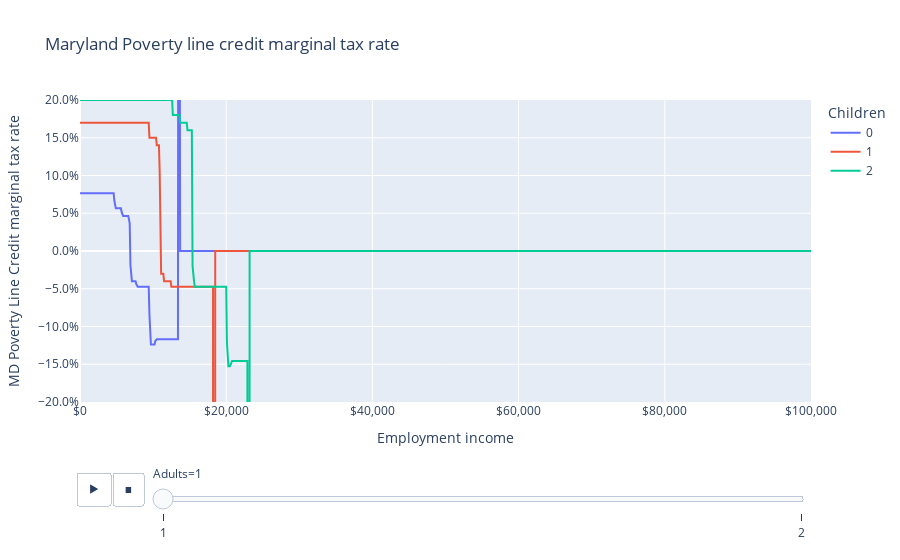

The cell this chart's notebook holds for it:
### Markdown cell above
The Maryland Poverty Line Credit phases in at 5% of earnings, then phases out in a stepped way that produces many small cliffs (infinite marginal tax rates).

### Code cell
fig = px.line(
    df,
    "employment_income",
    "plc_mtr",
    color="children",
    animation_frame="adults",
    labels=LABELS,
    title="Maryland Poverty line credit marginal tax rate",
)
fig.update_layout(
    xaxis_tickformat="$,", yaxis_tickformat=".1%", yaxis_range=[-0.2, 0.2]
)
fig.show()

### Figure 1 — Plotly figure (JSON) as saved in the notebook; plotly's stock layout.template omitted (floating-point values rounded to 4 significant figures; data arrays with more than 128 entries replaced by an {"elided": "..."} marker saying what was removed)
{"data": [{"hovertemplate": "Children=0<br>Adults=1<br>Employment income=%{x}<br>MD Poverty Line Credit marginal tax rate=%{y}<extra></extra>", "legendgroup": "0", "line": {"color": "#636efa", "dash": "solid"}, "marker": {"symbol": "circle"}, "mode": "lines", "name": "0", "orientation": "v", "showlegend": true, "type": "scatter", "x": {"elided": "1001 int values"}, "xaxis": "x", "y": {"elided": "1001 float values"}, "yaxis": "y"}, {"hovertemplate": "Children=1<br>Adults=1<br>Employment income=%{x}<br>MD Poverty Line Credit marginal tax rate=%{y}<extra></extra>", "legendgroup": "1", "line": {"color": "#EF553B", "dash": "solid"}, "marker": {"symbol": "circle"}, "mode": "lines", "name": "1", "orientation": "v", "showlegend": true, "type": "scatter", "x": {"elided": "1001 int values"}, "xaxis": "x", "y": {"elided": "1001 float values"}, "yaxis": "y"}, {"hovertemplate": "Children=2<br>Adults=1<br>Employment income=%{x}<br>MD Poverty Line Credit marginal tax rate=%{y}<extra></extra>", "legendgroup": "2", "line": {"color": "#00cc96", "dash": "solid"}, "marker": {"symbol": "circle"}, "mode": "lines", "name": "2", "orientation": "v", "showlegend": true, "type": "scatter", "x": {"elided": "1001 int values"}, "xaxis": "x", "y": {"elided": "1001 float values"}, "yaxis": "y"}], "layout": {"legend": {"title": {"text": "Children"}, "tracegroupgap": 0}, "sliders": [{"active": 0, "currentvalue": {"prefix": "Adults="}, "len": 0.9, "pad": {"b": 10, "t": 60}, "steps": [{"args": [["1"], {"frame": {"duration": 0, "redraw": false}, "fromcurrent": true, "mode": "immediate", "transition": {"duration": 0, "easing": "linear"}}], "label": "1", "method": "animate"}, {"args": [["2"], {"frame": {"duration": 0, "redraw": false}, "fromcurrent": true, "mode": "immediate", "transition": {"duration": 0, "easing": "linear"}}], "label": "2", "method": "animate"}], "x": 0.1, "xanchor": "left", "y": 0, "yanchor": "top"}], "title": {"text": "Maryland Poverty line credit marginal tax rate"}, "updatemenus": [{"buttons": [{"args": [null, {"frame": {"duration": 500, "redraw": false}, "fromcurrent": true, "mode": "immediate", "transition": {"duration": 500, "easing": "linear"}}], "label": "&#9654;", "method": "animate"}, {"args": [[null], {"frame": {"duration": 0, "redraw": false}, "fromcurrent": true, "mode": "immediate", "transition": {"duration": 0, "easing": "linear"}}], "label": "&#9724;", "method": "animate"}], "direction": "left", "pad": {"r": 10, "t": 70}, "showactive": false, "type": "buttons", "x": 0.1, "xanchor": "right", "y": 0, "yanchor": "top"}], "xaxis": {"anchor": "y", "domain": [0, 1], "tickformat": "$,", "title": {"text": "Employment income"}}, "yaxis": {"anchor": "x", "domain": [0, 1], "range": [-0.2, 0.2], "tickformat": ".1%", "title": {"text": "MD Poverty Line Credit marginal tax rate"}}}}
